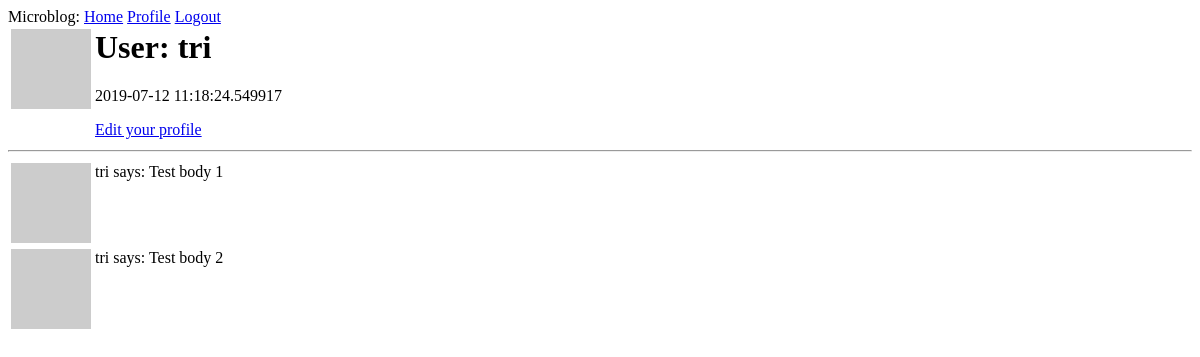
Page /user/tri (signed in) on the earlier database version.
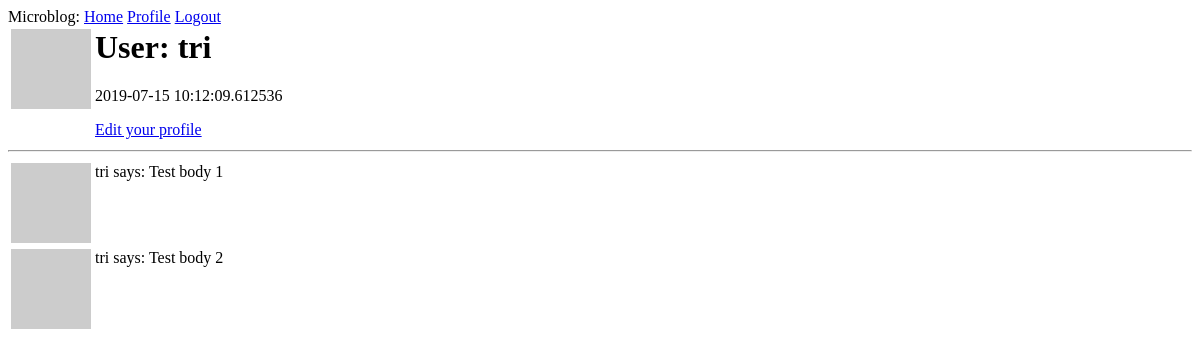
Same page on the later database version.
### app/models.py (models this page shows, shortened)
class User(UserMixin,db.Model):
    id = db.Column(db.Integer, primary_key = True)
    username = db.Column(db.String(64), index = True, unique = True)
    email = db.Column(db.String(120), index = True, unique = True)
    password_hash = db.Column(db.String(128))
    about_me = db.Column(db.String(256))
    last_seen = db.Column(db.DateTime, default=datetime.utcnow)
    def avatar(self, size):
        digest = md5(self.email.lower().encode('utf-8')).hexdigest()
        return 'https://www.gravatar.com/avatar/{}?d=identicon&s={}'.format(digest, size)

### app/routes.py (the view)
@app.route('/user/<username>')
@login_required
def user(username):
    user = User.query.filter_by(username=username).first_or_404()
    posts = [{'author': user, 'body': 'Test body 1'},
             {'author': user, 'body': 'Test body 2'}
             ]
    return render_template("user.html", user=user, posts=posts)

### app/models.py (called while the page is built)
@login.user_loader
def load_user(id):
    return User.query.get(int(id))

### app/routes.py (called while the page is built)
@app.before_request
def before_request():
    if current_user.is_authenticated:
        current_user.last_seen = datetime.utcnow()
        db.session.commit()

### app/templates/user.html (shortened to what this page needs)
{% extends "base.html" %}
{% block content %}
    <table>
        <tr valign="top">
            <td><img src="{{user.avatar(128)}}"></td>
            <td><h1>User: {{user.username}}</h1>
                {% if user.last_seen %}
                <p>{{user.last_seen}}</p>
                {% endif %}
                {% if user == current_user %}
                <p><a href="{{ url_for('edit_profile') }}">Edit your profile</a></p>
                {% endif %}
            </td>
        </tr>
    </table>
    <hr>
    {% for post in posts %}
    <table>
        <tr valign="top">
            <td><img src="{{user.avatar(80)}}"></td>
            <td>{{post.author.username}} says: {{post.body}}</td>
        </tr>
    </table>
    {% endfor %}
{% endblock %}

### app/templates/base.html
<div>
    Microblog:
    <a href="{{ url_for('index') }}">Home</a>
    {% if current_user.is_anomyous %}
    <a href="{{ url_for('login') }}">Login</a>
    {% else %}
    <a href="{{ url_for('user', username=current_user.username) }}">Profile</a>
    <a href="{{ url_for('logout') }}">Logout</a>
    {% endif %}
</div>
<div>
    {% block content %}
    {% endblock %}
</div>

Differences in the rows shown:
changed User "tri": last_seen "2019-07-12 11:18:24.549917" → "2019-07-15 10:12:09.612536"
